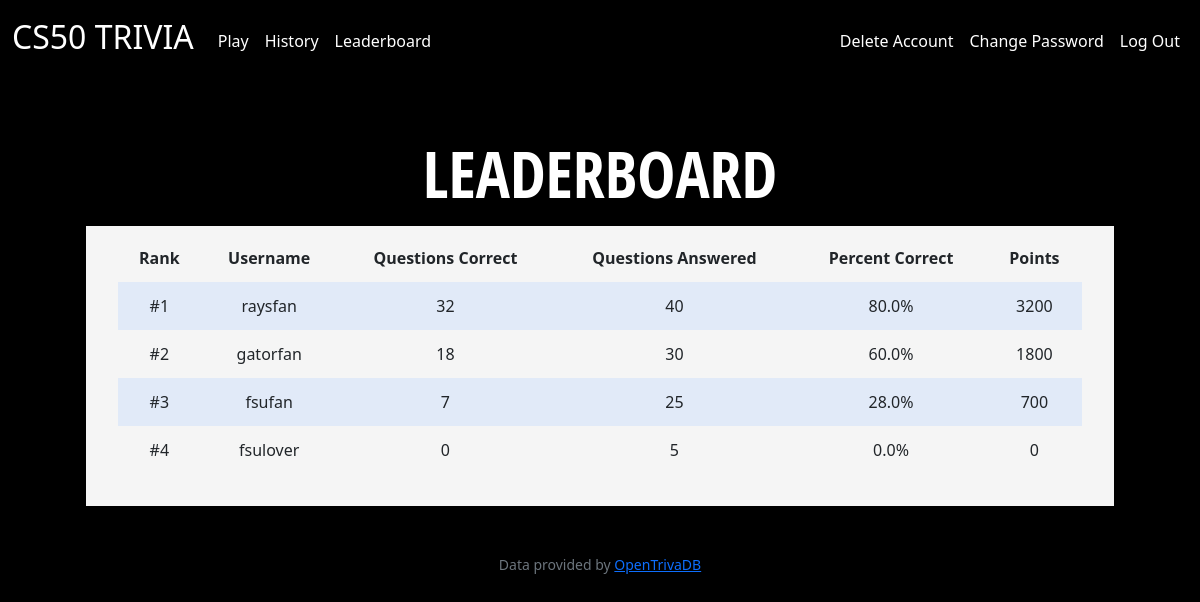
Screenshot of /leaderboard (signed in) with the database file from the repository.
### tables this page shows
CREATE TABLE 'users' (id INTEGER PRIMARY KEY AUTOINCREMENT NOT NULL, username TEXT NOT NULL, hash TEXT NOT NULL, 'points' INTEGER NOT NULL DEFAULT 0, 'answered' INTEGER NOT NULL DEFAULT 0, 'correct' INTEGER NOT NULL DEFAULT 0, 'incorrect' INTEGER NOT NULL DEFAULT 0);

### app.py (the view)
@app.route("/leaderboard")
@login_required
def leaderboard():
    if request.method == "GET":
        leaderboard = db.execute("SELECT * FROM users ORDER BY points DESC;")
        return render_template("leaderboard.html", leaderboard=leaderboard, format=format)

### app.py (called while the page is built)
@app.after_request
def after_request(response):
    response.headers["Cache-Control"] = "no-cache, no-store, must-revalidate"
    response.headers["Expires"] = 0
    response.headers["Pragma"] = "no-cache"
    return response

### helpers.py (called while the page is built)
def login_required(f):
    @wraps(f)
    def decorated_function(*args, **kwargs):
        if session.get("user_id") is None:
            return redirect("/login")
        return f(*args, **kwargs)
    return decorated_function

### templates/leaderboard.html (shortened to what this page needs)
{% extends "layout.html" %}
{% block main %}
<h1>Leaderboard</h1>
<div class="container">
    <div class="section">
        <table>
            <thead>
                <tr>
                    <th>Rank</th>
                    <th>Username</th>
                    <th>Questions Correct</th>
                    <th>Questions Answered</th>
                    <th>Percent Correct</th>
                    <th>Points</th>
                </tr>
            </thead>
            <tbody>
                {% set count = namespace(value=1) %}
                {% for row in leaderboard %}
                    {% if row["answered"] != 0 %}
                        <tr>
                            <td>#{{ count.value }}</td>
                            <td>{{ row["username"] }}</td>
                            <td>{{ row["correct"] }}</td>
                            <td>{{ row["answered"] }}</td>
                            <td>{{ "{:.1f}".format((row["correct"] / row["answered"]) * 100) }}%</td>
                            <td>{{ row["points"] }}</td>
                            {% set count.value = count.value + 1 %}
                        </tr>
                    {% endif %}
                {% endfor %}
            </tbody>
        </table>
    </div>
</div>
{% endblock %}

### static/styles.css (style rules this page uses)
body { background-color: black; color: #212529; font-size: 1rem; font-weight: 400; line-height: 1.5; margin: 0; text-align: left; }
.container { margin-left: auto; margin-right: auto; padding-left: 15px; padding-right: 15px; text-align: center; width: 90%; }
.section { padding-bottom: 1rem; padding-left: 2rem; padding-right: 2rem; padding-top: 0.5rem; background-color: #f5f5f5; }
table { background-color: transparent; margin-bottom: 1rem; width: 100%; }
table th, table td { padding: 0.75rem; vertical-align: middle; }
tbody tr:nth-of-type(odd) { background-color: rgb(179, 208, 255, 0.3) }
h1 { color: white; font-family: 'Open Sans Condensed', sans-serif; font-size: 64px; font-weight: 700; line-height: 64px; margin: 0 0 0; padding: 20px 30px; text-align: center; text-transform: uppercase; }

### rows the page displays
users: value "1", username "raysfan", correct "32", answered "40", (row['correct']/row['answered'])*100 "80.0", points "3200"
users: value "2", username "gatorfan", correct "18", answered "30", (row['correct']/row['answered'])*100 "60.0", points "1800"
users: value "3", username "fsufan", correct "7", answered "25", (row['correct']/row['answered'])*100 "28.0", points "700"
users: value "4", username "fsulover", correct "0", answered "5", (row['correct']/row['answered'])*100 "0.0", points "0"
